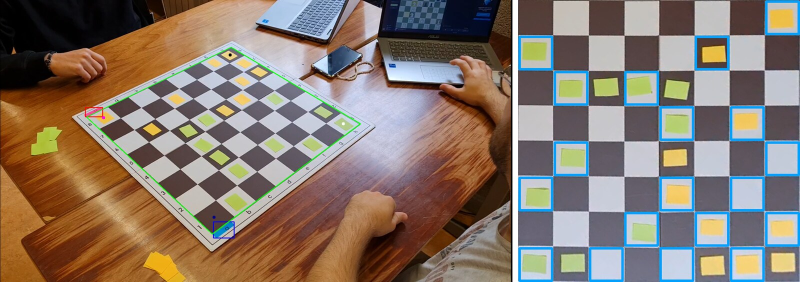
#> input picture assets/detection_occupation.jpg, 1600 x 564 px (shown at 1/2 size)
$ python -i robust_calibration.py   (imports and definitions only)
#> lines starting #> are read from the running program, lines starting #| are printed output that depends on the picture; after the words box and inside, x2 and y2 are one past the last pixel; in counts of white or black regions, pixels touching at a corner belong together
"""
Calibration robuste du plateau (version 2, novembre 2026).

Ajoutée après coup pour mesurer et corriger les échecs de `calibration.py`
(6 images sur 12 calibrées dans `data/sample_frames/`). Même idée de départ
(coins internes 7x7 du damier, stickers rose et bleu pour l'orientation),
avec quatre changements :

1. Les marqueurs colorés posés sur les cases (post-it jaunes et verts) sont
   effacés par inpainting avant la recherche des coins : ils cassent le motif
   du damier que cherche `findChessboardCornersSB`.
2. Recherche multi-échelle (l'image est ramenée à ~1200 px de large, y compris
   en agrandissant les petites images).
3. Si une main cache une partie du plateau, on accepte un sous-damier
   (7x6, 6x7, 7x5, ...) puis on teste toutes les positions possibles de ce
   sous-damier dans le plateau 8x8 : on garde celle qui maximise l'alternance
   clair/foncé à l'intérieur et la minimise sur la bordure (« hypothèse puis
   vérification »). L'homographie est ensuite raffinée sur les 49 coins
   internes projetés (cornerSubPix + RANSAC).
4. Les stickers sont cherchés près des quatre coins du plateau trouvé (seuils
   d'aire relatifs à la taille d'une case, plus de coordonnées en pixels codées
   en dur), et un seul sticker suffit : le sens de parcours a1 -> a8 -> h8 -> h1
   est toujours le même dans l'image (une photo n'inverse pas le plateau).

Convention de sortie identique à `calibration.py` : coins externes dans l'ordre
a1, a8, h8, h1 (a1 près du sticker bleu, a8 près du sticker rose).
"""

import cv2
import numpy as np

WORK_WIDTH = 1200          # largeur de travail pour la recherche des coins
SB_FLAGS = cv2.CALIB_CB_EXHAUSTIVE + cv2.CALIB_CB_ACCURACY + cv2.CALIB_CB_NORMALIZE_IMAGE
PARTIAL_PATTERNS = [(7, 6), (6, 7), (7, 5), (5, 7), (6, 6), (7, 4), (4, 7), (6, 5), (5, 6), (5, 5)]

# Ordre a1, a8, h8, h1 en coordonnées « plateau » (unité = une case, coins externes en 0 et 8),
# exprimé dans le repère du damier détecté ; l'orientation réelle est choisie ensuite.
BOARD_QUAD = np.array([[0, 0], [8, 0], [8, 8], [0, 8]], dtype=np.float32)


# ----------------------------------------------------------------------------------------------
# Prétraitement
# ----------------------------------------------------------------------------------------------

def marker_mask(bgr):
    """Masque des pixels saturés jaunes/verts (post-it), dilaté."""
    hsv = cv2.cvtColor(bgr, cv2.COLOR_BGR2HSV)
    h, s, v = hsv[..., 0], hsv[..., 1], hsv[..., 2]
    m = ((s > 70) & (v > 90) & (h >= 18) & (h <= 95)).astype(np.uint8) * 255
    return cv2.dilate(m, np.ones((5, 5), np.uint8))


def erase_markers(bgr):
    """Image en niveaux de gris où les marqueurs colorés sont remplacés par inpainting."""
    out = cv2.inpaint(bgr, marker_mask(bgr), 5, cv2.INPAINT_TELEA)
    return cv2.cvtColor(out, cv2.COLOR_BGR2GRAY)


# ----------------------------------------------------------------------------------------------
# Recherche du damier
# ----------------------------------------------------------------------------------------------

def _find_pattern(gray, size):
    ok, c = cv2.findChessboardCornersSB(gray, size, SB_FLAGS)
    if ok:
        return c.reshape(size[1], size[0], 2)
    return None


def _checker_score(gray, H, px=24):
    """Score d'une hypothèse de plateau (homographie plateau -> image).

    Vue de dessus de -1 à 9 cases ; alternance moyenne entre cases voisines à l'intérieur
    du 8x8 moins alternance sur l'anneau extérieur (bordure du plateau, uniforme).
    """
    T = np.array([[px, 0, px], [0, px, px], [0, 0, 1]], dtype=np.float64)   # -1 -> 0
    M = T @ np.linalg.inv(H)
    top = cv2.warpPerspective(gray, M, (10 * px, 10 * px), flags=cv2.INTER_AREA,
                              borderMode=cv2.BORDER_CONSTANT, borderValue=0)
    q = px // 4
    cells = np.array([[np.median(top[i * px + q:(i + 1) * px - q, j * px + q:(j + 1) * px - q])
                       for j in range(10)] for i in range(10)], dtype=np.float64)
    inner = cells[1:9, 1:9]
    alt_in = (np.abs(np.diff(inner, axis=0)).mean() + np.abs(np.diff(inner, axis=1)).mean()) / 2
    ring = np.concatenate([cells[0, :], cells[1:, 9], cells[9, -2::-1], cells[-2:0:-1, 0]])
    alt_ring = np.abs(np.diff(ring)).mean()
    # Le signe du damier doit aussi être cohérent (alternance régulière, pas seulement du contraste)
    sign = np.indices((8, 8)).sum(axis=0) % 2 * 2 - 1
    regular = abs(((inner - inner.mean()) * sign).mean())
    return alt_in - alt_ring + regular


def _homography_from_pattern(pattern, ox, oy):
    """Homographie plateau -> image pour un sous-damier placé à l'offset (ox, oy)."""
    rows, cols = pattern.shape[:2]
    src = np.array([[ox + 1 + j, oy + 1 + i] for i in range(rows) for j in range(cols)], np.float32)
    H, _ = cv2.findHomography(src, pattern.reshape(-1, 2).astype(np.float32))
    return H


def _refine(gray, H):
    """Raffine l'homographie sur les 49 coins internes projetés (cornerSubPix + RANSAC)."""
    pts = np.array([[i, j] for j in range(1, 8) for i in range(1, 8)], np.float32)
    proj = cv2.perspectiveTransform(pts.reshape(-1, 1, 2), H).reshape(-1, 2)
    # taille approximative d'une case dans l'image
    sq = np.median(np.linalg.norm(np.diff(proj.reshape(7, 7, 2), axis=1), axis=2))
    win = int(max(3, min(15, sq * 0.2)))
    h, w = gray.shape[:2]
    inside = ((proj[:, 0] > win + 1) & (proj[:, 0] < w - win - 2) &
              (proj[:, 1] > win + 1) & (proj[:, 1] < h - win - 2))
    if inside.sum() < 12:            # plateau en grande partie hors de l'image
        return H, int(inside.sum())
    pts, proj = pts[inside], proj[inside]
    ref = cv2.cornerSubPix(gray, proj.reshape(-1, 1, 2).copy(), (win, win), (-1, -1),
                           (cv2.TERM_CRITERIA_EPS + cv2.TERM_CRITERIA_MAX_ITER, 40, 0.01)).reshape(-1, 2)
    keep = np.linalg.norm(ref - proj, axis=1) < 0.15 * sq
    if keep.sum() < 12:
        return H, int(keep.sum())
    H2, inl = cv2.findHomography(pts[keep], ref[keep], cv2.RANSAC, max(1.0, 0.05 * sq))
    if H2 is None:
        return H, int(keep.sum())
    return H2, int(inl.sum())


def find_board(bgr):
    """Trouve le plateau. Renvoie (H plateau->image en pixels d'origine, infos) ou (None, infos)."""
    scale = WORK_WIDTH / bgr.shape[1]
    small = cv2.resize(bgr, None, fx=scale, fy=scale,
                       interpolation=cv2.INTER_AREA if scale < 1 else cv2.INTER_CUBIC)
    candidates = [("inpaint", erase_markers(small)), ("gray", cv2.cvtColor(small, cv2.COLOR_BGR2GRAY))]
    S = np.diag([scale, scale, 1.0])
    for name, gray in candidates:
        pat = _find_pattern(gray, (7, 7))
        if pat is not None:
            H = _homography_from_pattern(pat, 0, 0)
            H, n = _refine(gray, H)
            return np.linalg.inv(S) @ H, {"method": f"full 7x7 ({name})", "inliers": n}
    gray = candidates[0][1]
    for size in PARTIAL_PATTERNS:
        pat = _find_pattern(gray, size)
        if pat is None:
            continue
        best = None
        for ox in range(0, 8 - size[0]):
            for oy in range(0, 8 - size[1]):
                H = _homography_from_pattern(pat, ox, oy)
                s = _checker_score(gray, H)
                if best is None or s > best[0]:
                    best = (s, H, ox, oy)
        H, n = _refine(gray, best[1])
        return np.linalg.inv(S) @ H, {"method": f"partial {size[0]}x{size[1]} at offset {best[2:]}",
                                      "inliers": n}
    return None, {"method": "not found"}


# ----------------------------------------------------------------------------------------------
# Orientation par les stickers
# ----------------------------------------------------------------------------------------------

def _blobs(bgr, color, min_area, max_area):
    hsv = cv2.cvtColor(cv2.GaussianBlur(bgr, (5, 5), 0), cv2.COLOR_BGR2HSV)
    if color == "rose":
        m = cv2.inRange(hsv, (140, 80, 90), (179, 255, 255)) | cv2.inRange(hsv, (0, 110, 120), (4, 255, 255))
    else:
        m = cv2.inRange(hsv, (90, 100, 80), (130, 255, 255))
    k = np.ones((3, 3), np.uint8)
    m = cv2.morphologyEx(cv2.morphologyEx(m, cv2.MORPH_OPEN, k), cv2.MORPH_CLOSE, k)
    out = []
    for c in cv2.findContours(m, cv2.RETR_EXTERNAL, cv2.CHAIN_APPROX_SIMPLE)[0]:
        a = cv2.contourArea(c)
        if min_area < a < max_area:
            M = cv2.moments(c)
            out.append(np.array([M["m10"] / M["m00"], M["m01"] / M["m00"]]))
    return out


def orient(bgr, H):
    """Choisit l'ordre a1, a8, h8, h1 des coins externes à partir des stickers.

    Renvoie (coins 4x2 ordonnés, H plateau->image réorientée, infos) ; coins = None si
    aucun sticker n'est trouvé près du plateau.
    """
    quad = cv2.perspectiveTransform(BOARD_QUAD.reshape(-1, 1, 2), H).reshape(4, 2)
    side = np.mean([np.linalg.norm(quad[i] - quad[(i + 1) % 4]) for i in range(4)]) / 8  # taille d'une case
    blue = _blobs(bgr, "blue", 0.03 * side ** 2, 1.5 * side ** 2)
    rose = _blobs(bgr, "rose", 0.03 * side ** 2, 1.5 * side ** 2)

    def dist(blobs, p):
        return min([np.linalg.norm(b - p) for b in blobs], default=np.inf) / side

    # Le sens a1 -> a8 -> h8 -> h1 dans l'image est fixé (voir docstring) : signe de l'aire.
    def signed_area(q):
        return 0.5 * sum(q[i][0] * q[(i + 1) % 4][1] - q[(i + 1) % 4][0] * q[i][1] for i in range(4))

    best = None
    for k in range(4):
        for direction in (1, -1):
            order = [(k + direction * i) % 4 for i in range(4)]
            q = quad[order]
            if signed_area(q) < 0:      # sens imposé : a1 -> a8 -> h8 -> h1 tourne dans le sens horaire à l écran
                continue
            db, dr = dist(blue, q[0]), dist(rose, q[1])
            cost = min(db, 2.5) + min(dr, 2.5)
            if best is None or cost < best[0]:
                best = (cost, order, db, dr)
    cost, order, db, dr = best
    found = {"blue": bool(db < 2.5), "rose": bool(dr < 2.5)}
    if not (found["blue"] or found["rose"]):
        return None, None, {"stickers": found}
    # H réorientée : coordonnées plateau canoniques (a1 = (0,0), a8 = (8,0), h8 = (8,8), h1 = (0,8))
    Hc, _ = cv2.findHomography(BOARD_QUAD, quad[order])
    return quad[order], Hc, {"stickers": found}


def calibrate(bgr):
    """Calibration complète. Renvoie un dict : ok, corners (a1, a8, h8, h1), H (plateau -> image), infos."""
    try:
        H, info = find_board(bgr)
    except cv2.error as exc:         # image dégénérée : échec propre plutôt qu'une exception
        return {"ok": False, "corners": None, "H": None, "info": {"method": f"error: {exc.err}"}}
    if H is None:
        return {"ok": False, "corners": None, "H": None, "info": info}
    corners, Hc, oinfo = orient(bgr, H)
    info.update(oinfo)
    if corners is None:
        return {"ok": False, "corners": None, "H": None, "info": info}
    return {"ok": True, "corners": corners, "H": Hc, "info": info}


def top_view(bgr, corners, square=100, margin=0):
    """Vue de dessus : a1 en haut à gauche, a8 en haut à droite (même convention que detection.py)."""
    n = 8 * square
    dst = np.array([[margin, margin], [margin + n, margin], [margin + n, margin + n], [margin, margin + n]],
                   np.float32)
    M = cv2.getPerspectiveTransform(np.asarray(corners, np.float32), dst)
    return cv2.warpPerspective(bgr, M, (n + 2 * margin, n + 2 * margin))

>>> import cv2
>>> picture = cv2.imread('../assets/detection_occupation.jpg')
#> picture is the input picture: shape (564, 1600, 3); mean B, G, R 108.1, 119.7, 134.5
>>> result = calibrate(picture)
#> in marker_mask, `hsv = cv2.cvtColor(bgr, cv2.COLOR_BGR2HSV)`: hsv: shape (423, 1200, 3); mean H, S, V 64.8, 97.2, 147.6
#> in marker_mask, `h, s, v = hsv[..., 0], hsv[..., 1], hsv[..., 2]`:
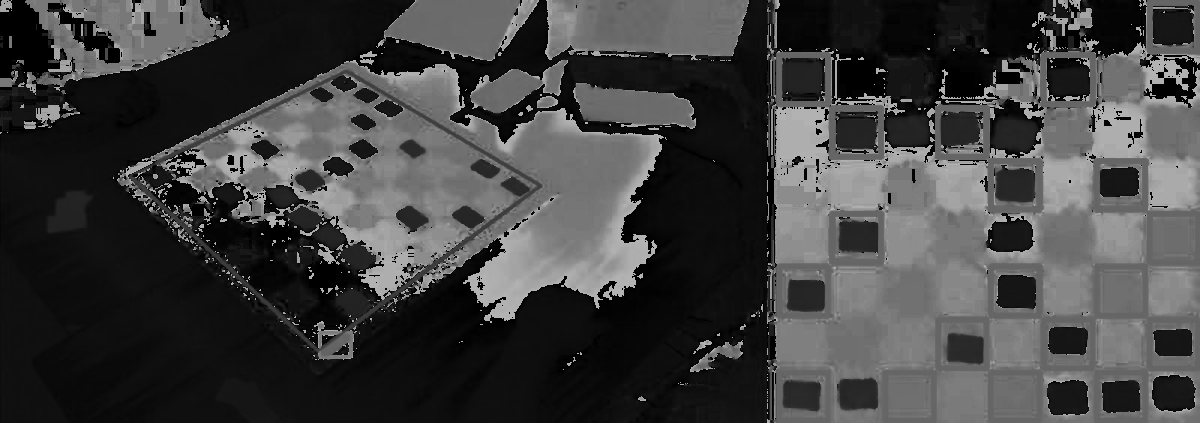
#> h: shape (423, 1200); min 0, max 179, mean 64.8
#> in marker_mask, `h, s, v = hsv[..., 0], hsv[..., 1], hsv[..., 2]`:
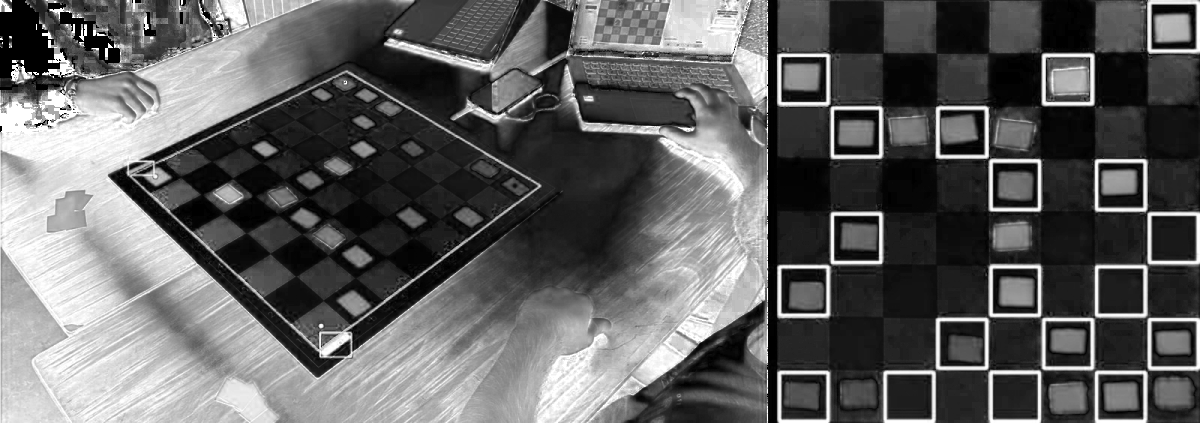
#> s: shape (423, 1200); min 0, max 255, mean 97.2
#> in marker_mask, `h, s, v = hsv[..., 0], hsv[..., 1], hsv[..., 2]`:
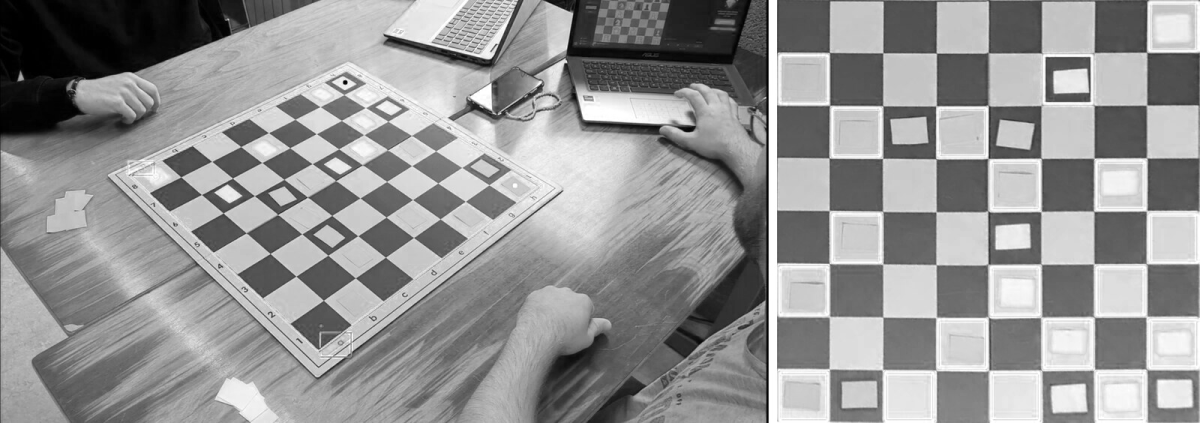
#> v: shape (423, 1200); min 0, max 255, mean 147.6
#> in marker_mask, `m = ((s > 70) & (v > 90) & (h >= 18) & (h <= 95)).astype(np.uint8) * 255`: m: shape (423, 1200); 6.1% white; 166 white regions (112 under 20 px), largest, box (x1, y1, x2, y2) and area: (129, 70, 542, 352) 2774, (216, 377, 293, 423) 1778, (45, 189, 94, 234) 1571
#> in marker_mask, `return cv2.dilate(m, np.ones((5, 5), np.uint8))`: returned value: shape (423, 1200); 10.1% white; 75 white regions, largest, box (x1, y1, x2, y2) and area: (127, 68, 544, 354) 11789, (43, 187, 114, 260) 2464, (214, 372, 295, 423) 2309
#> in erase_markers, `return cv2.cvtColor(out, cv2.COLOR_BGR2GRAY)`:
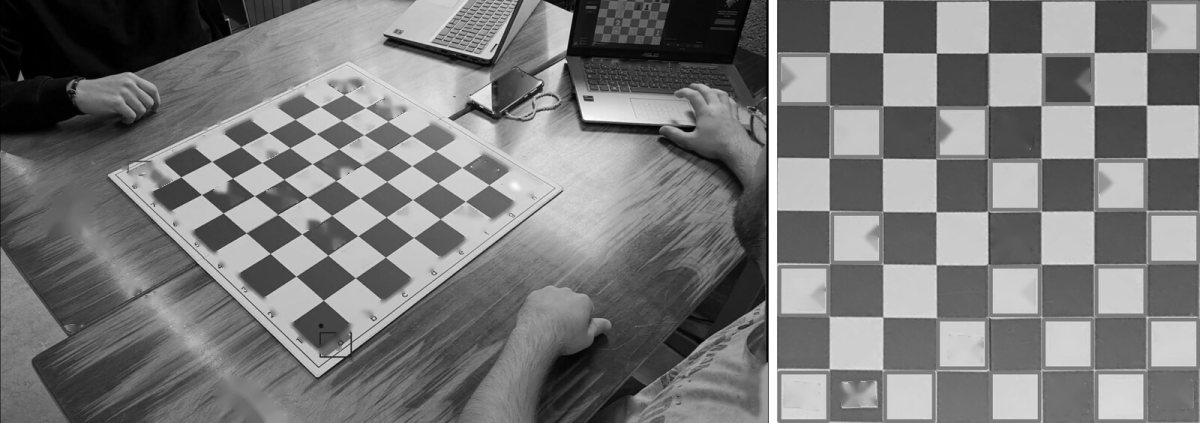
#> returned value: shape (423, 1200); min 0, max 255, mean 121.2
#> the loop in find_board, `for name, gray in candidates:` made 2 passes
#> (name, ok in _find_pattern) on passes 1 to 2: ('inpaint', False), ('gray', False)
#> the loop in find_board, `for size in PARTIAL_PATTERNS:` made 3 passes
#> (ok in _find_pattern, sq in _refine) on pass 3: (True, 29.61)
#> pass 3, in _checker_score (call 3), `top = cv2.warpPerspective(gray, M, (10 * px, 10 * px), flags=cv2.INTER..`:
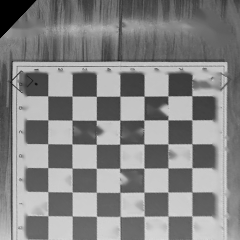
#> top: shape (240, 240); min 0, max 219, mean 133.5
#> in calibrate, `H, info = find_board(bgr)`: H = [[-25.58, 62.03, 424.3], [-21.25, -18.95, 467.6], [0.0341, 0.0346, 1]]; info = {'method': 'partial 7x5 at offset (0, 0)', 'inliers': 49}
#> in orient, `quad = cv2.perspectiveTransform(BOARD_QUAD.reshape(-1, 1, 2), H).resha..`: quad = [[424.3, 467.6], [172.6, 233.9], [462, 94.26], [720.7, 247.5]]
#> in orient, `side = np.mean([np.linalg.norm(quad[i] - quad[(i + 1) % 4]) for i in r..`: side = 41.71
#> in _blobs, `hsv = cv2.cvtColor(cv2.GaussianBlur(bgr, (5, 5), 0), cv2.COLOR_BGR2HSV)`: hsv: shape (564, 1600, 3); mean H, S, V 64.7, 96.4, 147.5
#> in _blobs, `m = cv2.inRange(hsv, (90, 100, 80), (130, 255, 255))`: m: shape (564, 1600); 4.5% white; 88 white regions (57 under 20 px), largest, box (x1, y1, x2, y2) and area: (790, 0, 892, 60) 4583, (1459, 352, 1531, 425) 1800, (1317, 352, 1390, 424) 1747
#> in _blobs, `m = cv2.morphologyEx(cv2.morphologyEx(m, cv2.MORPH_OPEN, k), cv2.MORPH..`:
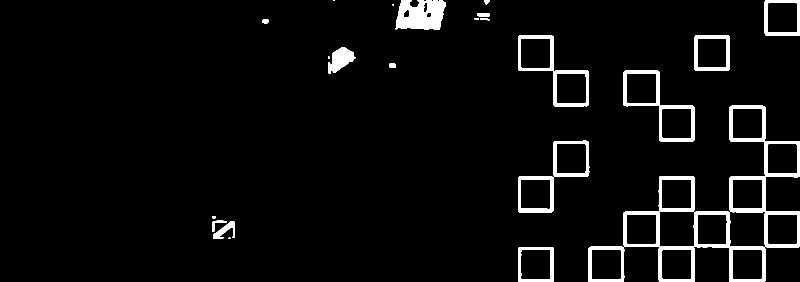
#> m: shape (564, 1600) (shown at 1/2 size); 4.4% white; 22 white regions (4 under 20 px), largest, box (x1, y1, x2, y2) and area: (1176, 211, 1600, 564) 17140, (791, 0, 892, 60) 4605, (1036, 281, 1179, 425) 3441
#> the loop in _blobs, `for c in cv2.findContours(m, cv2.RETR_EXTERNAL, cv2.CHAIN_APPROX_SIMPL..` made 22 passes
#> a on passes 1, 3, 4, 5, 6, 7, 8, 9, 10, 11, 12, 13: 4889, 568, 135.5, 23, 10058.5, 59686, 9990, 98, 8.5, 1571.5, 4889, 9991.5
#> (c, a) on passes 2, 18, 22: ([[457, 475], [457, 477], [460, 477], [460, 475]], 6), ([[785, 8], [785, 10], [787, 10], [787, 8]], 4), ([[667, 0], [667, 1], [669, 1], [669, 0]], 2)
#> after the loop in _blobs, `for c in cv2.findContours(m, cv2.RETR_EXTERNAL, cv2.CHAIN_APPROX_SIMPL..`: out = [[449.2, 460.2], [433.8, 447.3], [784.5, 131], [681, 118.6], [530.5, 42], [966, 29.01], [973.4, 3.15]]
#> in orient, `blue = _blobs(bgr, "blue", 0.03 * side ** 2, 1.5 * side ** 2)`: blue has the same summary as out in _blobs
#> call 2 of _blobs, with color = 'rose', min_area = 52.19, max_area = 2609.5
#> in _blobs (call 2), `m = cv2.inRange(hsv, (140, 80, 90), (179, 255, 255)) | cv2.inRange(hsv..`: m: shape (564, 1600); 0.45% white; 62 white regions (44 under 20 px), largest, box (x1, y1, x2, y2) and area: (805, 314, 875, 401) 1344, (645, 399, 697, 430) 515, (619, 365, 670, 409) 443
#> in _blobs (call 2), `k = np.ones((3, 3), np.uint8)`: k = [[1, 1, 1], [1, 1, 1], [1, 1, 1]]
#> in _blobs (call 2), `m = cv2.morphologyEx(cv2.morphologyEx(m, cv2.MORPH_OPEN, k), cv2.MORPH..`:
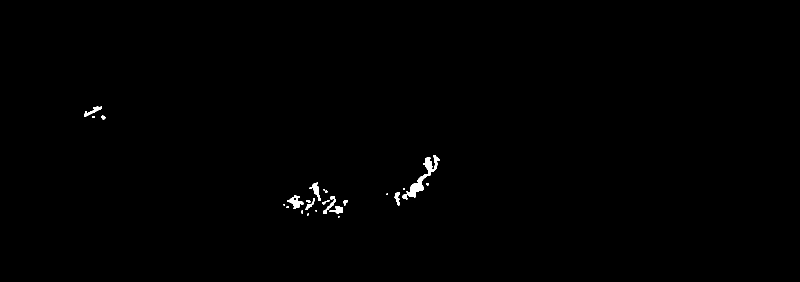
#> m: shape (564, 1600) (shown at 1/2 size); 0.38% white; 24 white regions (12 under 20 px), largest, box (x1, y1, x2, y2) and area: (805, 310, 879, 399) 1379, (574, 390, 607, 418) 395, (619, 365, 641, 402) 300
#> the loop in _blobs (call 2), `for c in cv2.findContours(m, cv2.RETR_EXTERNAL, cv2.CHAIN_APPROX_SIMPL..` made 24 passes
#> a on passes 2, 5, 6, 8, 9, 10, 11, 12, 13, 15, 16, 19: 8, 192.5, 8.5, 49, 34, 20.5, 97.5, 182, 359.5, 135.5, 11, 11.5
#> (c, a) on passes 1, 3, 4, 7, 14, 17: ([[676, 432], [676, 434], [678, 434], [678, 432]], 4), ([[603, 421], [603, 426], [605, 426], [605, 421]], 10), ([[631, 420], [631, 422], [633, 422], [633, 420]], 4), ([[567, 408], [567, 410], [569, 410], [569, 408]], 4), ([[773, 387], [773, 389], [775, 389], [775, 387]], 4), ([[647, 378], [647, 380], [649, 380], [649, 378]], 4)
#> after the loop in _blobs (call 2), `for c in cv2.findContours(m, cv2.RETR_EXTERNAL, cv2.CHAIN_APPROX_SIMPL..`: out = [[675.7, 419.4], [619.9, 409.4], [659.5, 409.7], [590.8, 403.3], [794.5, 395.3], [631.7, 379.6], [843.3, 356.4], [185.6, 221.7]]
#> in orient, `rose = _blobs(bgr, "rose", 0.03 * side ** 2, 1.5 * side ** 2)`: rose has the same summary as out in _blobs
#> after the loop in orient, `for k in range(4):`: best = (0.966, [0, 1, 2, 3], 0.538, 0.427)
#> in orient, `cost, order, db, dr = best`: cost = 0.966; order = [0, 1, 2, 3]; db = 0.538; dr = 0.427
#> in orient, `found = {"blue": bool(db < 2.5), "rose": bool(dr < 2.5)}`: found = {'blue': True, 'rose': True}
#> in orient, `Hc, _ = cv2.findHomography(BOARD_QUAD, quad[order])`: Hc has the same summary as H in calibrate
#> in calibrate, `corners, Hc, oinfo = orient(bgr, H)`: corners has the same summary as quad in orient; Hc has the same summary as H; oinfo = 1 item
#> result = 4 items
